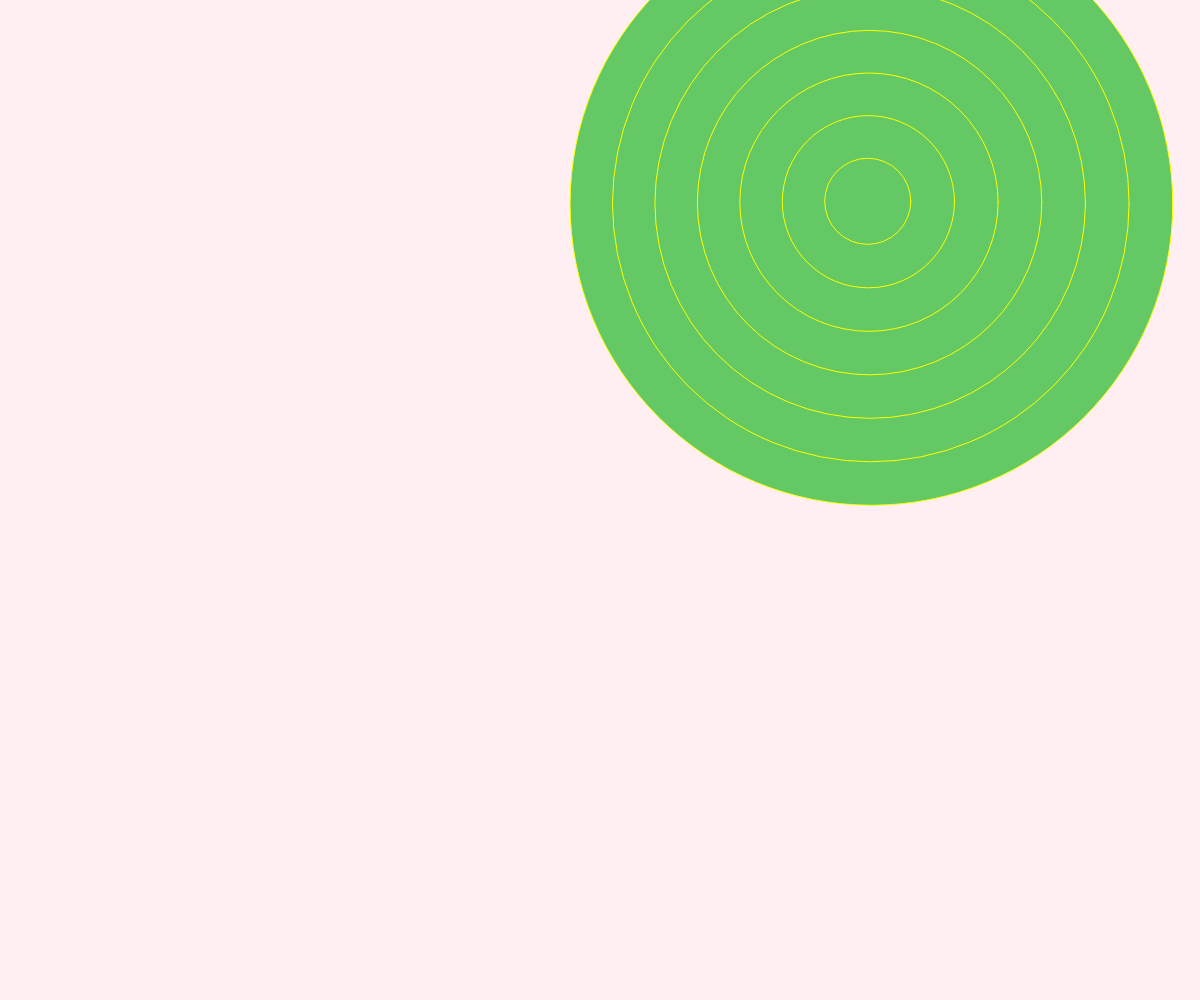
Frame 1 (no input)
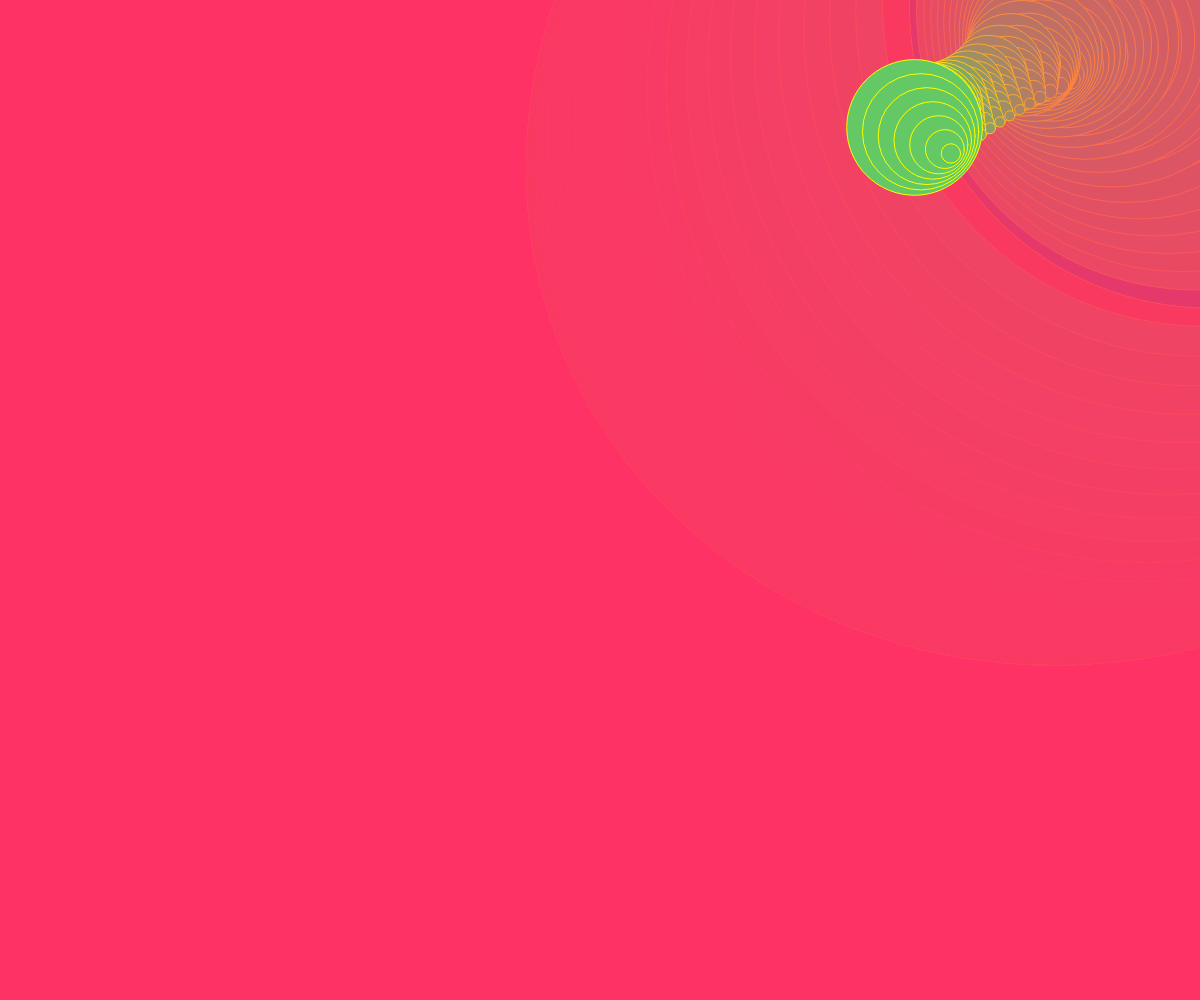
Frame 60 (no input)
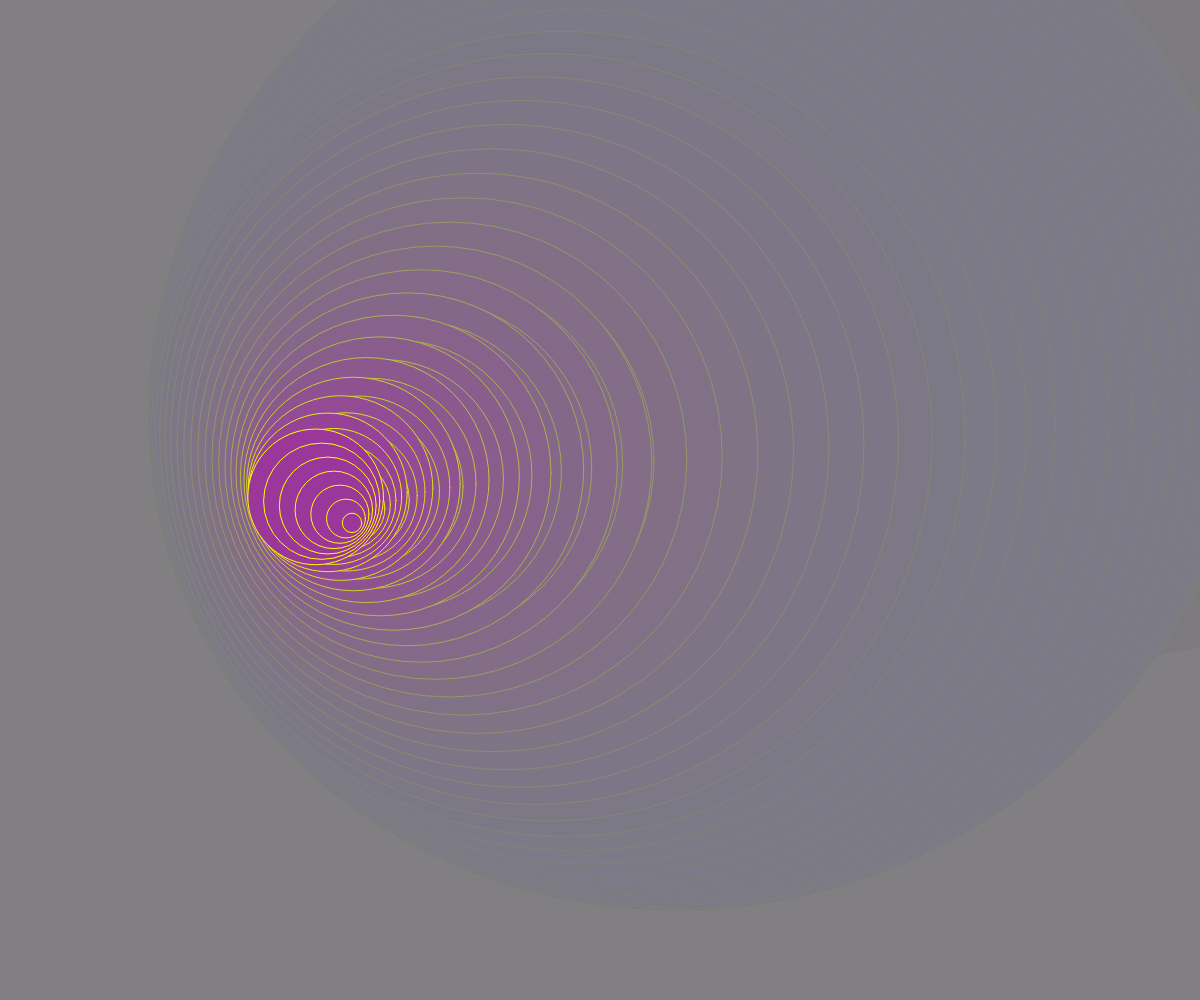
Frame 120 (the mouse pressed at the canvas centre since frame 60)

The p5.js sketch that drew these frames (run headless with seeded random() and noise() and a simulated clock; from frame 60 on, the mouse is pressed at the canvas centre):

// p5.js sketch
// ── sketch.js

let x, y, d, xDir, yDir, speed;
let r, g, b;
let angle, angleSpeed;

function setup() {
  createCanvas(windowWidth, windowHeight);
  angleMode(DEGREES);


  x = random(width);
  y = random(height);
  d = 20;

  xDir = random(-2, 2);
  yDir = random(-2, 2);
  speed = 10;

  angle = 0;
  angleSpeed = 5;

  r = 100;
  g = 200;
  b = 100;
}

function draw() {

  background(255, 60, 100, 20);


  colorInvert();


  x += xDir * speed;
  y += yDir * speed;


  keepInCanvas();


  angle += angleSpeed;
  let dynamicDiam = mapSin(angle, 10, 150);

  display(7, dynamicDiam, r, g, b);
}


function mapSin(a, target1, target2) {
  let myMap = map(sin(a), -1, 1, target1, target2);
  return myMap;
}


function keepInCanvas() {
  if (x > width || x < 0) {
    randomColor();
    xDir = -xDir;
  }
  if (y > height || y < 0) {
    randomColor();
    yDir = -yDir;
  }
}


function randomColor() {
  r = random(0, 255);
  g = random(0, 255);
  b = random(0, 255);
}


function colorInvert() {
  r = 100;
  g = 200;
  b = 100;

  if (mouseIsPressed) {
    background(0, 195, 155, 20); 
    r = 255 - r;
    g = 255 - g;
    b = 255 - b;
  }
}


function display(numShapes, diam, cr, cg, cb) {
  for (let i = numShapes; i > 0; i--) {
    let offSetX = mapSin(angle, -5, 5);
    let offSetY = mapSin(angle, -7, 7);
    fill(cr, cg, cb);
    stroke('yellow');
    circle(x + offSetY * i, y + offSetX * i, diam * i);
  }
}
